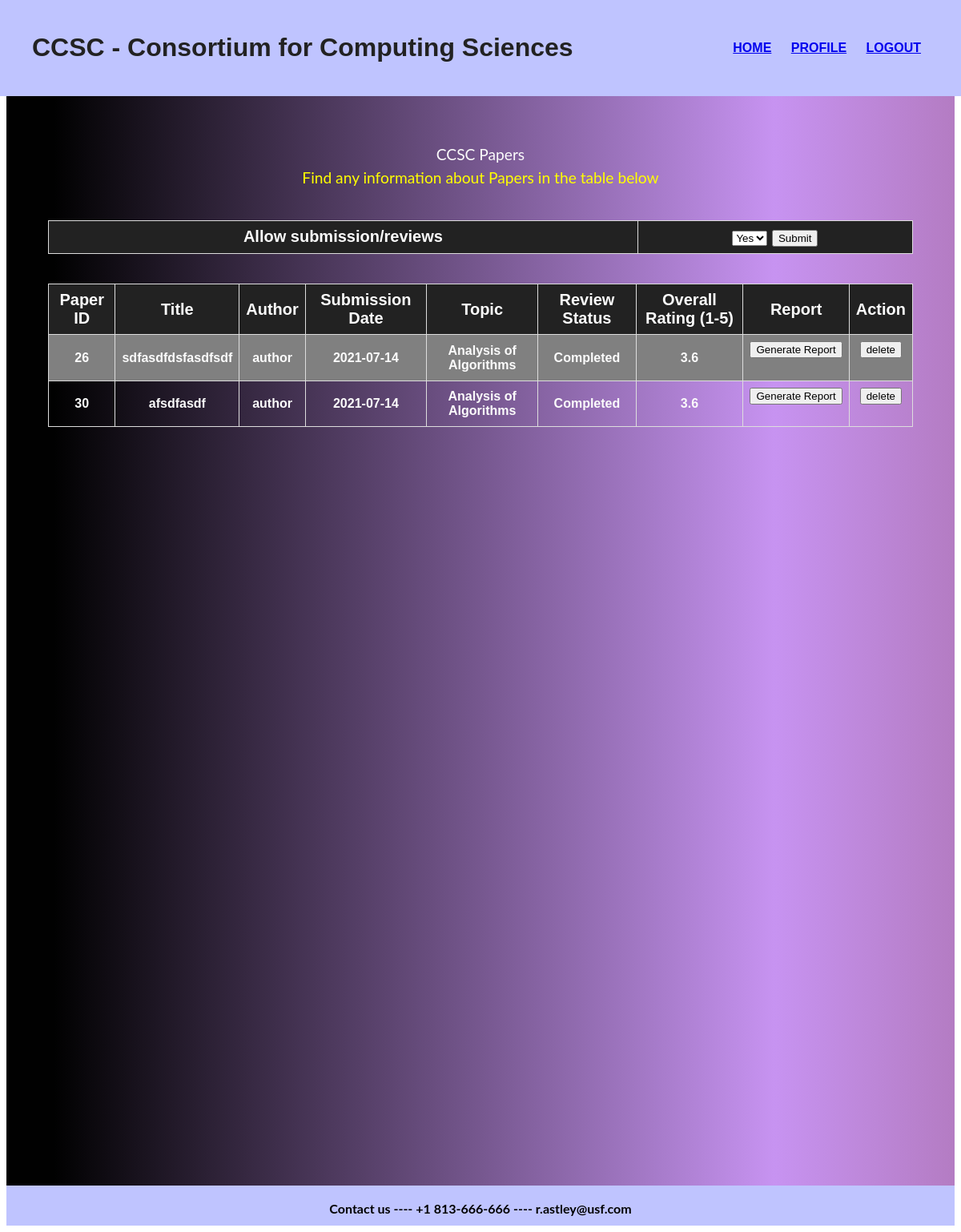
The page /generate_report.php on the database its author committed.
### tables this page shows
CREATE TABLE `paper` (
  `paperid` int(255) NOT NULL,
  `authorid` varchar(255) NOT NULL,
  `title` varchar(255) DEFAULT NULL,
  `filename` varchar(255) NOT NULL,
  `Comments` varchar(255) DEFAULT NULL,
  `date` date NOT NULL DEFAULT current_timestamp(),
  `topic` varchar(255) NOT NULL,
  `status` varchar(255) NOT NULL DEFAULT 'N'
);

CREATE TABLE `author` (
  `author_id` int(11) NOT NULL,
  `username` varchar(255) NOT NULL,
  `active` varchar(255) NOT NULL DEFAULT 'Y',
  `first_name` varchar(255) NOT NULL,
  `middle_name` varchar(255) NOT NULL,
  `last_name` varchar(255) DEFAULT NULL,
  `Affiliation` varchar(255) DEFAULT NULL,
  `University` varchar(255) DEFAULT NULL,
  `Department` varchar(255) DEFAULT NULL,
  `Address` varchar(255) DEFAULT NULL,
  `City` varchar(255) DEFAULT NULL,
  `State` varchar(255) DEFAULT NULL,
  `Zip_Code` varchar(255) DEFAULT NULL,
  `Phone_Number` varchar(255) DEFAULT NULL,
  `Email_Address` varchar(255) DEFAULT NULL
);

CREATE TABLE `review` (
  `reviewId` int(255) NOT NULL,
  `paperId` int(255) NOT NULL,
  `reviewerid` int(255) NOT NULL,
  `complete` varchar(255) DEFAULT NULL,
  `overallRating` varchar(255) DEFAULT NULL,
  `or_comments` varchar(255) DEFAULT NULL,
  `content_comments` varchar(255) DEFAULT NULL,
  `Appropriateness_of_Topic` int(255) NOT NULL,
  `Timeliness_of_Topic` int(255) NOT NULL,
  `Supportive_Evidence` int(255) NOT NULL,
  `Technical_Quality` int(255) NOT NULL,
  `Scope_of_Coverage` int(255) NOT NULL,
  `Citation_of_Previous_Work` int(255) NOT NULL,
  `Originality` int(255) NOT NULL,
  `Organization_of_Paper` int(255) NOT NULL,
  `Clarity_of_Main_Message` int(255) NOT NULL,
  `Mechanics` int(255) NOT NULL,
  `Suitability_for_Presentation` int(255) NOT NULL,
  `Potential_Interest_in_Topic` int(255) NOT NULL,
  `wdcomment` varchar(255) DEFAULT NULL,
  `opcomment` varchar(255) DEFAULT NULL
);

### generate_report.php (the view, shortened to what this page needs)
<?php
   include('config.php');
?>
<div class="container">
  <head>
  </head>
   <header>
    <h1>CCSC - Consortium for Computing Sciences</h1>
    <nav>
      <ul>
               <li><a href="Homepage.php">Home</a></li>
  <?php
 $role=$_SESSION['role'] ;
   if(!strcasecmp($role,"admin") == 0) {
	   echo "<li><a href=Profile.php> Profile </a></li>";
 }
 ?>
        <li><a href="logout.php">Logout</a></li>
      </ul>
    </nav>
  </header>
  <main>
    <p style="text-align:center">
      CCSC Papers
      <br>
      <p2>Find any information about Papers in the table below</p2>
    </p>
    <br>
  <table>
    <tr>
      <th>Allow submission/reviews</th>
      <th><select name="s_action">
        <option>Yes</option>
      </select>
      <input type="submit" name="action_btn" value="Submit"></th>
  </table>
  <br><br>
  <table>
    <tr>
      <th>Paper ID</th>
      <th>Title</th>
      <th>Author</th>
      <th>Submission Date</th>
      <th>Topic</th>
      <th>Review Status</th>
      <th>Overall Rating (1-5)</th>
      <th>Report</th>
      <th>Action</th>
    </tr>
<?php
    $sql_Paper="select * from Paper";
    $result = mysqli_query($db,$sql_Paper);
    while($row = mysqli_fetch_assoc($result)) {
          $ppId=mysqli_real_escape_string($db,  $row['paperid']);
          $auth_id=mysqli_real_escape_string($db,  $row['authorid']);
        $sql_review="select * from review where paperId='$ppId' LIMIT 1";
      $result2 = mysqli_query($db,$sql_review);
      $row2 = mysqli_fetch_array($result2,MYSQLI_ASSOC);
      $sql_author_name="select * from author where author_id='$auth_id'";
          $result_author_name = mysqli_query($db,$sql_author_name);
      $row_author_name = mysqli_fetch_array($result_author_name,MYSQLI_ASSOC);
    echo '<tr><td>'.$ppId.'</td>';
    echo '<td>'.$row['title'].'</td>';
    echo '<td>'.$row_author_name['username'].'</td>';
    echo '<td>'.$row['date'].'</td>';
    echo '<td>'.$row['topic'].'</td>';
      if(strcasecmp($row['status'],"Y") == 0) {
      $sts="Completed";
      }else{
        $sts="Pending";
      }
    echo '<td>'.$sts.'</td>';
    echo '<td>'.number_format($row2['overallRating'],1).'</td>';
    echo '<td><form name="rep_gen" action="report.php" method="POST" >
    <input type="hidden" name="h_ppid" value='.$ppId.'>
    <input type="submit" name="gen_report" value="Generate Report"></form></td>';
    echo '<td><form name="paper_action"  action="admin_action.php" method="POST">
      <input type="hidden" name="h_ppid" value='.$ppId.'>
      <input type="submit" name="s_action" value="delete">
      </form></td>  </tr>';
    }
	?>
  </table>
  </main>
   <div class="footer">
    <footer><b><br>Contact us ---- +1 813-666-666 ---- r.astley@usf.com</footer>
  </div>
</div>

### generate_report.php (style rules this page uses)
.container { background: linear-gradient(90deg, rgba(1,1,1,1) 5%, rgba(199,147,241,1) 81%, rgba(180,124,195,1) 100%); }
header { padding: 20px 40px; display: flex; justify-content: space-between; align-items: center; background: #bfc4ff; box-sizing: border-box; position: fixed; width: 100%; top: 0; left: 0; font-family: Poppins, sans-serif; color: #222; }
h1 { font-size: 2rem; }
li { display: inline-block; margin: 0 10px; font-size: 1rem; font-weight: 700; text-transform: uppercase; }
main { min-height: 1200px; max-width: 90vw; margin: 120px auto; padding-top: 40px; }
p { font-size: 1.2rem; line-height: 1.5; color: #fbfbfb; }
p2 { font-size: 1.2rem; line-height: 1.5; color: yellow; }
form { font-size: 1.2rem; line-height: 1.5; color: #fbfbfb; }
table { font-family: arial, sans-serif; border-collapse: collapse; width: 100%; }
td, th { color: #fbfbfb; font-weight: bold; border: 1px solid #dddddd; text-align: center; padding: 8px; }
th { font-size: 20px; background-color: #222; }
tr:nth-child(even) { background-color: #808080; }
footer { left: 0; bottom: 0; height: 50px; width: 100%; background-color: #bfc4ff; color: #000000; text-align: center; }

### rows shown on the page
paper: paperid "26", title "sdfasdfdsfasdfsdf", authorid.username "author", date "2021-07-14", topic "Analysis of Algorithms", status "Completed", review.overallRating "3.6"
paper: paperid "30", title "afsdfasdf", authorid.username "author", date "2021-07-14", topic "Analysis of Algorithms", status "Completed", review.overallRating "3.6"
